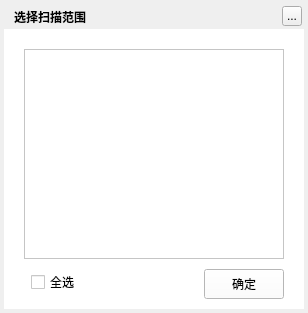
<?xml version="1.0" encoding="UTF-8"?>
<ui version="4.0">
 <class>MusicSongCheckToolsItemSelectedDialog</class>
 <widget class="QWidget" name="MusicSongCheckToolsItemSelectedDialog">
  <property name="geometry">
   <rect>
    <x>0</x>
    <y>0</y>
    <width>308</width>
    <height>313</height>
   </rect>
  </property>
  <property name="windowTitle">
   <string>选择扫描范围</string>
  </property>
  <widget class="QLabel" name="background">
   <property name="geometry">
    <rect>
     <x>4</x>
     <y>4</y>
     <width>300</width>
     <height>305</height>
    </rect>
   </property>
   <property name="text">
    <string/>
   </property>
  </widget>
  <widget class="QLabel" name="topTitleName">
   <property name="geometry">
    <rect>
     <x>14</x>
     <y>4</y>
     <width>220</width>
     <height>25</height>
    </rect>
   </property>
   <property name="styleSheet">
    <string notr="true">color:&quot;#FFFFFF&quot;;font-weight:bold</string>
   </property>
   <property name="text">
    <string>选择扫描范围</string>
   </property>
  </widget>
  <widget class="QToolButton" name="topTitleCloseButton">
   <property name="geometry">
    <rect>
     <x>282</x>
     <y>6</y>
     <width>20</width>
     <height>20</height>
    </rect>
   </property>
   <property name="text">
    <string>...</string>
   </property>
  </widget>
  <widget class="QWidget" name="backgroundMask" native="true">
   <property name="geometry">
    <rect>
     <x>4</x>
     <y>29</y>
     <width>300</width>
     <height>280</height>
    </rect>
   </property>
   <property name="styleSheet">
    <string notr="true">background:white;</string>
   </property>
   <widget class="QPushButton" name="confirmButton">
    <property name="geometry">
     <rect>
      <x>200</x>
      <y>240</y>
      <width>80</width>
      <height>30</height>
     </rect>
    </property>
    <property name="cursor">
     <cursorShape>PointingHandCursor</cursorShape>
    </property>
    <property name="text">
     <string>确定</string>
    </property>
   </widget>
   <widget class="QCheckBox" name="selectAllCheckButton">
    <property name="geometry">
     <rect>
      <x>27</x>
      <y>245</y>
      <width>80</width>
      <height>16</height>
     </rect>
    </property>
    <property name="text">
     <string>全选</string>
    </property>
   </widget>
   <widget class="MusicSongCheckToolsItemSelectedTableWidget" name="itemTableWidget">
    <property name="geometry">
     <rect>
      <x>20</x>
      <y>20</y>
      <width>260</width>
      <height>210</height>
     </rect>
    </property>
   </widget>
  </widget>
  <zorder>background</zorder>
  <zorder>backgroundMask</zorder>
  <zorder>topTitleName</zorder>
  <zorder>topTitleCloseButton</zorder>
 </widget>
 <customwidgets>
  <customwidget>
   <class>MusicSongCheckToolsItemSelectedTableWidget</class>
   <extends>QTableWidget</extends>
   <header>musicsongchecktoolsitemselecteddialog.h</header>
  </customwidget>
 </customwidgets>
 <resources/>
 <connections/>
</ui>
